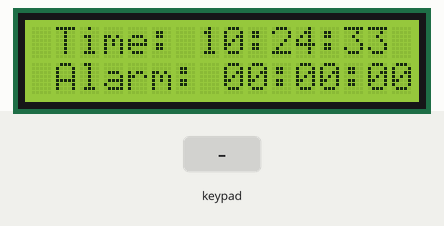
This program was run on a simulated Arduino Uno, built with avr-gcc and run on an emulated ATmega328P. Parts: 16×2 character LCD. The inputs (shaded band) are chosen by the test bench. The local clock reads 2024-03-15 10:24:30 at power-on unless the program sets it.

Above: at 3.2 s.
3.3 s: key 'D' pressed
At 4.4 s:
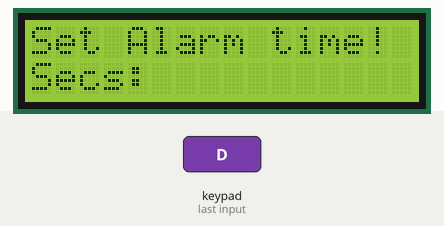
4.8 s: keypad keys 5 4 3 2 # pressed 0.4 s apart
At 7.2 s:
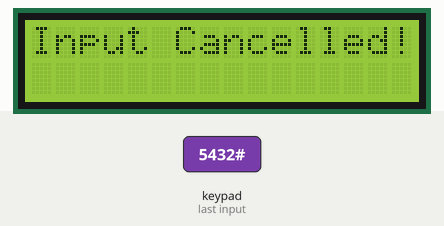
9.5 s: key 'C' pressed
At 10.7 s:
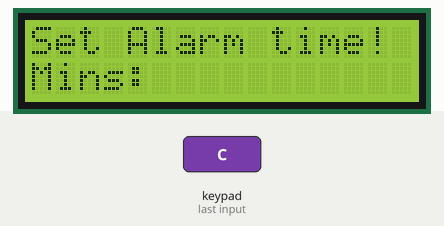
11.0 s: keypad keys 5 4 3 2 * pressed 0.4 s apart
At 13.4 s:
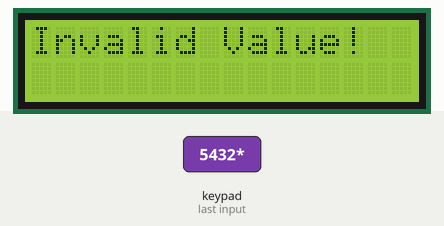
14.5 s: key 'B' pressed
At 14.9 s:
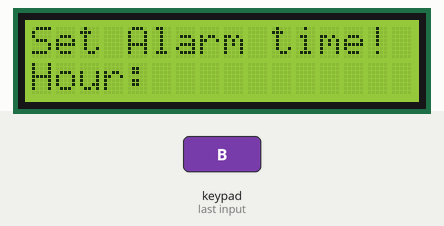
16.0 s: key '*' pressed
At 16.8 s:
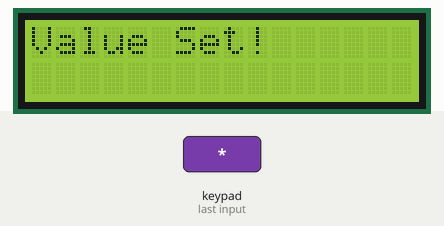
Timing chart, 0 to 19.0 s (numbered marks = the images above; inputs shaded):
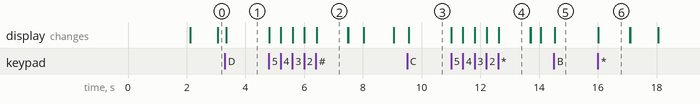

The program:

main.cpp
```cpp
#include <Arduino.h>
#include <SPI.h>
#include "RTClib.h"
#include <Wire.h>
#include <LiquidCrystal_I2C.h>
#include <Keypad.h>

const byte ROWS = 4;
const byte COLS = 4;
char hexaKeys[ROWS][COLS] = {
  {'D','#','0','*'},
  {'C','9','8','7'},
  {'B','6','5','4'},
  {'A','3','2','1'}
};
byte rowPins[ROWS] = {5, 4, 3, 2};
byte colPins[COLS] = {9, 8, 7, 6};


Keypad customKeypad = Keypad( makeKeymap(hexaKeys), rowPins, colPins, ROWS, COLS);

RTC_DS1307 rtc;
LiquidCrystal_I2C lcd(0x27, 16, 2);

String setH = "00";
String setM = "00";
String setS = "00";
String kVal = "";
char modeState = 'A';
String fVal;

void modeA(String currentTime, String alarmTime);
void modeB();
void modeC();
void modeD();
void valConfirm(String prepVal);
String zeroCheck(String val);

void setup () {
  Serial.begin(57600);

  lcd.begin();
	lcd.backlight();
  lcd.print("Hello!");
  lcd.setCursor(0,1);
  lcd.print("Welcome");
  delay(2000);
  lcd.clear();


  if(! rtc.begin()) {
    Serial.println("Couldn't find RTC");
    Serial.flush();
    while (1) delay(10);
  }
}

void loop() {
  DateTime time = rtc.now();
  String currentTime = String(time.timestamp(DateTime::TIMESTAMP_TIME));
  char customKey = customKeypad.getKey();
  String alarm = setH + ":" + setM + ":" + setS;

  if(currentTime == alarm){
    lcd.clear();
    lcd.print("ALARMING");
    delay(3000);
    modeA(currentTime, alarm);
  }


  if(customKey){
    if(customKey == 'A'){
      kVal = "";
      modeState = 'A';
      lcd.clear();
      modeA(currentTime, alarm);
    }else if(customKey == 'B'){
      kVal = "";
      modeState = 'B';
      lcd.clear();
      modeB();
    }else if(customKey == 'C'){
      kVal = "";
      modeState = 'C';
      lcd.clear();
      modeC();
    }else if(customKey == 'D'){
      kVal = "";
      modeState = 'D';
      lcd.clear();
      modeD();
    }else if(customKey == '#'){
      kVal = "";
      if(modeState == 'A'){
        Serial.println("Mode Invalid!");
      }else{
        lcd.clear();
        lcd.print("Input Cancelled!");
        delay(1000);
        modeA(currentTime, alarm);
      }

    }else if(customKey == '*'){

      valConfirm(kVal);
      lcd.clear();
      modeA(currentTime, alarm);

    }else{
      lcd.print(customKey);
      kVal += customKey;
    }

  }


    if(modeState == 'A'){
      modeA(currentTime, alarm);
    }
    // else if(modeState == 'B'){
    //   Serial.println(kVal);
    // }


}

void modeA(String currentTime, String alarmTime){

  //home
  lcd.setCursor(0,0);
  lcd.print(" Time: ");
  lcd.print(currentTime);
  lcd.setCursor(0,1);
  lcd.print(" Alarm: ");
  lcd.print(alarmTime);

  modeState = 'A';


}

void modeB(){
  lcd.setCursor(0,0);
  lcd.print("Set Alarm time!");
  lcd.setCursor(0,1);
  lcd.print("Hour:");
}

void modeC(){
  lcd.setCursor(0,0);
  lcd.print("Set Alarm time!");
  lcd.setCursor(0,1);
  lcd.print("Mins:");
}

void modeD(){
  lcd.setCursor(0,0);
  lcd.print("Set Alarm time!");
  lcd.setCursor(0,1);
  lcd.print("Secs:");
}

void valConfirm(String prepVal){
  String finalVal;
  int pValInt = prepVal.toInt();

  if(pValInt < 24 && modeState == 'B'){
    finalVal = String(pValInt);
    lcd.clear();
    lcd.print("Value Set!");
    delay(1000);
    setH = zeroCheck(finalVal);
  }else if (pValInt < 60 && modeState == 'C'){
    finalVal = String(pValInt);
    lcd.clear();
    lcd.print("Value Set!");
    delay(1000);
    setM = zeroCheck(finalVal);
  }else if (pValInt < 60 && modeState == 'D'){
    finalVal = String(pValInt);
    lcd.clear();
    lcd.print("Value Set!");
    delay(1000);
    setS = zeroCheck(finalVal);
  }else if(modeState == 'A'){

    modeState = 'A';

  }else{
    lcd.clear();
    lcd.print("Invalid Value!");
    delay(1000);
  }

  kVal = "";

}

String zeroCheck(String val){
  if(val == "0"){
    fVal = "00";
  }else if(val == ""){
    fVal = "00";
  }else if(val == "1"){
    fVal = "01";
  }else if(val == "2"){
    fVal = "02";
  }else if(val == "3"){
    fVal = "03";
  }else if(val == "4"){
    fVal = "04";
  }else if(val == "5"){
    fVal = "05";
  }else if(val == "6"){
    fVal = "06";
  }else if(val == "7"){
    fVal = "07";
  }else if(val == "8"){
    fVal = "08";
  }else if(val == "9"){
    fVal = "09";
  }else{
    fVal = val;
    Serial.println("invalid!");
  }

  return fVal;

}
```

Measured:
- after the input at 3.3 s, the display: changes at once (image 1)
- after the input at 4.8 s, the display: first changes at once (image 2 shows a later state)
- after the input at 9.5 s, the display: changes after 0.05 s (image 3)
- after the input at 11.0 s, the display: first changes at once (image 4 shows a later state)
- after the input at 14.5 s, the display: changes at once (image 5)
- after the input at 16.0 s, the display: changes at once (image 6)
- what the display in image 2 shows lasts 1.1 s, from 6.4 s to 7.5 s
